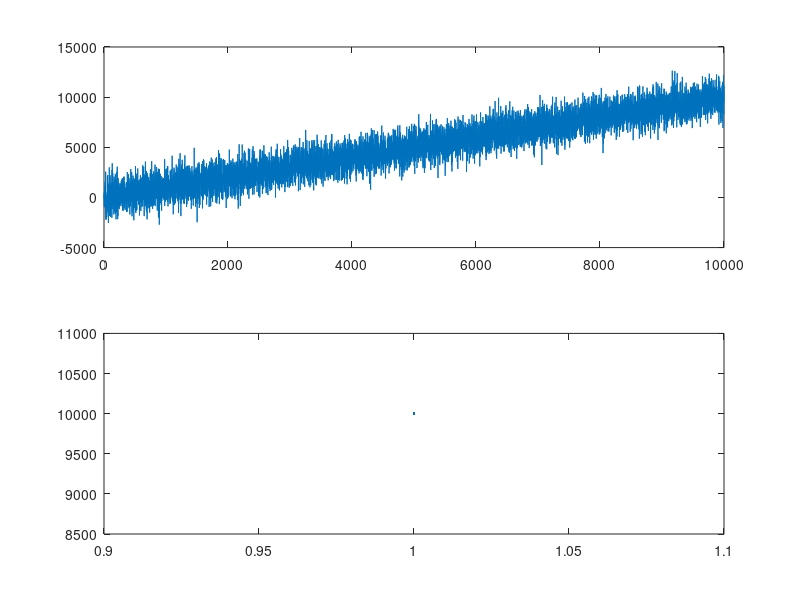

Write MATLAB code to recreate this figure.
N=10000;
t=1:N;

measurements = t  + 1000*randn(1,N); % Angulo entregado por el accel
measurements = measurements';
N = length(measurements);

g = 9.81;

dt = .01; % Tiempo entre las mediciones

u = .1; % Motion externa (rapidez angular del gyro)

x = [0 ; 0]; % Estado inicial (alfa, bias -> valor del giroscopio en estado estacionario)
P = [1000 0 ; 0 1000]; % Incertidumbre inicial (aca no se cual seria)
B = [dt ; 0];
F = [1 -dt ; 0 1]; % Funcion del proximo estado
H = [1 0]; % Funcion de measurement

% Valor de la varianza falta para R
R = [.0001]; % Incertidumbre de la measurement
%

I = [1 0 ; 0 1]; % Matriz identidad
for i=1:N
    % Measurement Update
    Z = measurements(i,:);
    Y = Z - H*x;
    S = H*P*H' + R;
    K = P*H'*(inv(S));
    x = x + (K*Y);
    P = (I - (K*H))*P;
    b=x(1);                 %ESTE ES MI ESTADO ESTIMADO ACTUAL
    
    % Prediction
    x = (F*x + B*u);
    a(i)=x(1);
    Acc_x(i)=x(2)/dt*cos(x(1)/180*pi);
    pos(i) = (Acc_x(i)-g)*dt^2/2;
    P = F*P*F';
    
end

subplot(211);
plot(measurements);
subplot(212);
plot(b);
